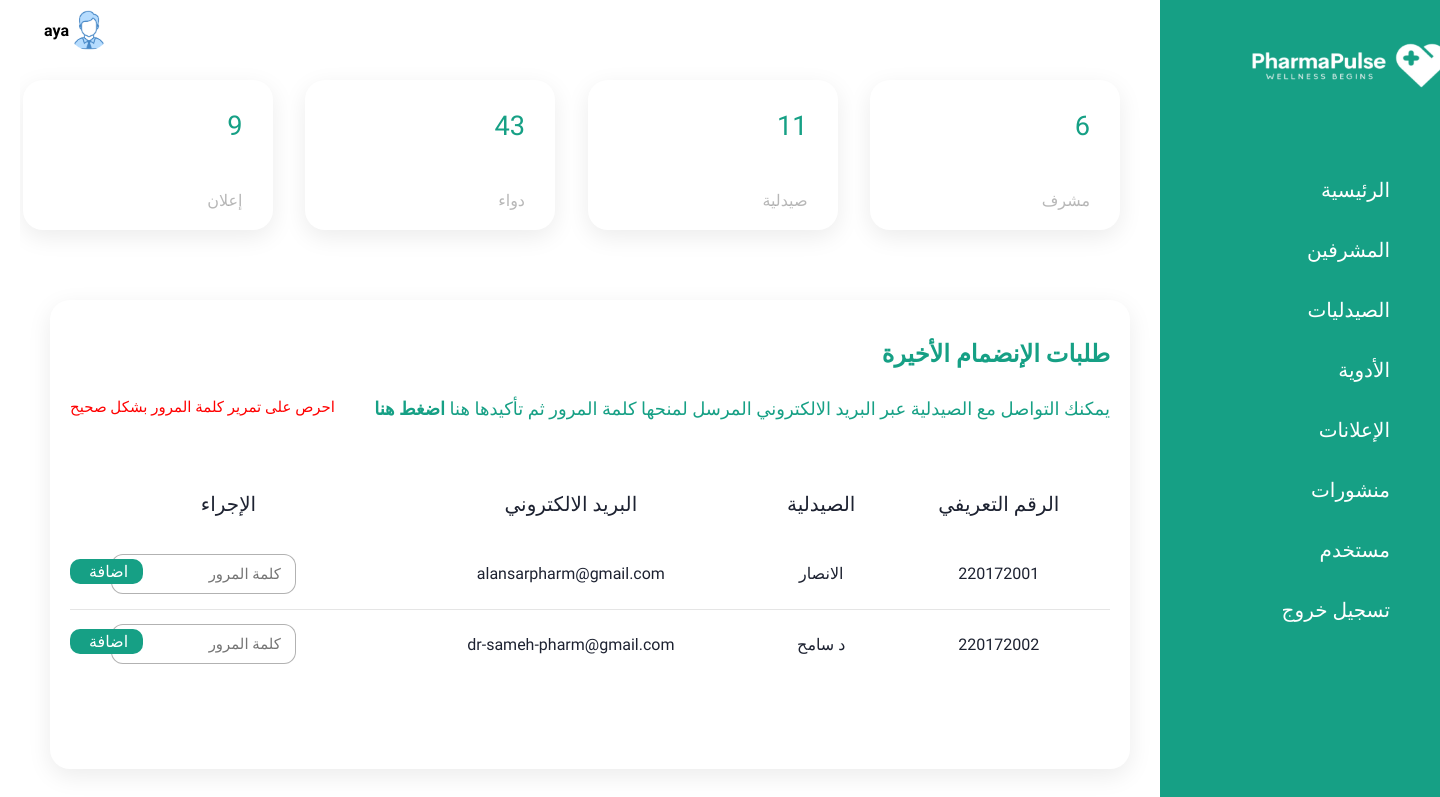
The app's page /admin/dashboard.php?id=1 (signed in) with its own data.
### tables this page shows
CREATE TABLE `tbl_pharmcy` (
  `id` varchar(10) NOT NULL,
  `full_name` varchar(150) NOT NULL,
  `address` varchar(170) NOT NULL,
  `featured` varchar(10) NOT NULL,
  `active` varchar(10) NOT NULL,
  `state` varchar(10) NOT NULL,
  `phone` varchar(10) NOT NULL,
  `email` text NOT NULL,
  `password1` varchar(255) NOT NULL,
  `location` text NOT NULL,
  `worktime` text NOT NULL
);

### admin/dashboard.php (the view, shortened to what this page needs)
<?php include('adminpanel.php'); ?>
<div class="main-content">
    <div class="topbar">
        <div class="toggle">
        </div>
        <div class="user-wrapper">
            <img src="../images/profile-img.png" width="40px" height="40px" alt="">
            <div>
                <h4><?php echo $_SESSION['user']; ?></h4>
            </div>
        </div>
    </div>
    <div class="cardBox">
        <div class="card">
            <div>
                <?php
                   $sql = "SELECT * FROM tbl_admin";
                   $res = mysqli_query($conn, $sql);
                   $count = mysqli_num_rows($res);
                ?>
                <div class="numbers"><?php echo  $count ?></div>
                <div class="cardName"> مشرف</div>
            </div>
        </div>
        <div class="card">
            <div>
                <?php
                    $sql2 = "SELECT * FROM tbl_pharmcy";
                    $res2 = mysqli_query($conn, $sql2);
                    $count2 = mysqli_num_rows($res2);
                ?>
                <div class="numbers"><?php echo  $count2 ?></div>
                <div class="cardName"> صيدلية</div>
            </div>
        </div>
        <div class="card">
            <div>
                <?php
                    $sql3 = "SELECT * FROM tbl_medi";
                    $res3 = mysqli_query($conn, $sql3);
                    $count3 = mysqli_num_rows($res3);
                ?>
                <div class="numbers"><?php echo  $count3 ?></div>
                <div class="cardName"> دواء</div>
            </div>
        </div>
        <div class="card">
            <div>
                <?php
                    $sql4 = "SELECT * FROM tbl_adv";
                    $res4 = mysqli_query($conn, $sql4);
                    $count4 = mysqli_num_rows($res4);
                ?>
                <div class="numbers"><?php echo  $count4 ?></div>
                <div class="cardName"> إعلان</div>
            </div>
        </div>
    </div>
    <div class="details">
        <div class="recentOrders">
            <div class="cardHeader">
                <h2> طلبات الإنضمام الأخيرة</h2>
            </div>
            <div class="cardHeader">
                <h4>يمكنك التواصل مع الصيدلية عبر البريد الالكتروني المرسل لمنحها كلمة المرور ثم تأكيدها هنا
                    <span> <a href="https://mail.google.com/" target="_blank"> اضغط هنا</a></span>
                </h4>
                <h4 style="color: red;" class="h4CardHeader">احرص على تمرير كلمة المرور بشكل صحيح  </h4>
            </div>
            <table>
                <thead>
                    <tr>
                        <td> الرقم التعريفي</td>
                        <td> الصيدلية</td>
                        <td> البريد الالكتروني</td>
                        <td> الإجراء</td>
                    </tr>
                </thead>
                <tbody>
                    <?php
                        $sql = "SELECT * FROM  tbl_pharmcy WHERE state ='إضافة'" ;
                        $res = mysqli_query($conn, $sql);
                        if ($res == true) {
                            $count = mysqli_num_rows($res);
                            if ($count > 0) {
                                while ($rows = mysqli_fetch_assoc($res)) {
                                    $id = $rows['id'];
                                    $full_name = $rows['full_name'];
                                    $email  = $rows['email'];
                    ?>
                    <tr>
                        <td><?php echo $id;?></td>
                        <td><?php echo $full_name;?> </td>
                        <td><?php echo $email;?> </td>
                        <td>
                            <form action="addPharmacy.php" method="POST" class="formAddPharmacy">
                                <input style=" border-radius: 12px;font-size: 0.93rem;text-transform: none;border:.1rem solid rgba(0,0,0,.3);" class="passInput" type="password" name="password"  placeholder=" كلمة المرور"   minlength="8" required>
                                <input type="submit" name="submit-add" value="اضافة " class="addBtn">
                            </form>
                        </td>
                    </tr>
                    <?php
                                 }
                            }
                        }
                    ?>
                </tbody>
            </table>
        </div>
    </div>

### CSS/AdminScreen.css (style rules this page uses)
:root { --main-color: #16a085 ; --color-dark: #1D2231; --text-grey: #8390A2; }
* { padding: 0; margin: 0; box-sizing: border-box; list-style-type: none; text-decoration: none; font-family: 'Amiri', serif; direction: rtl; }
body { min-height: 100vh; overflow-x: hidden; scroll-behavior: smooth; }
.main-content { margin-right: 300px; width: calc(100% - 300px); min-height: 100vh; transition: 0.5s; }
.main-content .topbar { display: flex; justify-content: space-between; width: 100%; height: 60px; align-items: center; padding: 1rem 1.5rem; }
.main-content .topbar .toggle { position: relative; width: 60px; height: 60px; display: flex; justify-content: center; align-items: center; font-size:1.7rem ; cursor: pointer; }
.main-content .topbar .user-wrapper { display: flex; align-items: center; overflow: hidden; }
.main-content .topbar .user-wrapper img { border-radius: 50%; margin-right: 1rem; }
.main-content .cardBox { position: relative; width: 100%; padding: 20px; display: grid; grid-template-columns: repeat(4, 1fr); grid-gap:30px; margin-right: 20px; }
.main-content .cardBox .card { position: relative; background: white; transition: all 0.5s; padding: 30px; border-radius: 20px; display: flex; justify-content: space-between; width: 250px; height: 150px; cursor: pointer; box-shadow: 0 7px 25px rgba(0, 0, 0, 0.08); }
.main-content .cardBox .card .numbers { position: relative; font-weight: 500; font-size: 1.7rem; color: var(--main-color); }
.main-content .cardBox .card .cardName { color:rgba(0, 0, 0, 0.281); font-size: 1rem; margin-top:5px ; position: absolute; bottom: 20px; }
.main-content .details { position: relative; width: 100%; padding: 30px; display: grid; grid-template-columns: 3fr ; grid-gap:20px; padding-top: 0px; margin-top: 50px; }
.main-content .details .recentOrders { position: relative; display: grid; min-height: 500px; background: white; padding: 20px; box-shadow: 0 7px 25px rgba(0, 0, 0, 0.08); border-radius: 20px; min-height: 250px; }
.main-content .details .recentOrders .cardHeader { display: flex; justify-content: space-between; align-items: flex-start; margin-bottom: 20px; }
.main-content .details .recentOrders .cardHeader h2 { font-weight: 600; color: var(--main-color); padding-top: 20px; }
.main-content .details .recentOrders .cardHeader a { font-weight: 600; color: var(--main-color); }
.main-content .details .recentOrders .cardHeader h4 { font-weight: 400; margin: 10px 0; font-size: 18px; color: var(--main-color); }
.main-content .details .recentOrders .cardHeader .h4CardHeader { font-size: 15px; }
.main-content .details .recentOrders table { width: 100%; border-collapse: collapse; margin-top: 20px; margin-bottom: 70px; }
.main-content .details .recentOrders table thead td { font-size: 20px; }
.main-content .details .recentOrders table tr { color: var(--color-dark); border-bottom: 1px solid rgba(0, 0, 0,0.1); position: relative; height: 70px; }
.main-content .details .recentOrders table tr:last-child { border-bottom: none; margin-bottom: 100px; }
.main-content .details .recentOrders table tr td { padding: 5px; text-align: center; }
.main-content .details .recentOrders .addBtn { font-size: 16px; position: absolute; top:20px; left:0; margin-bottom: 40px; padding: 3px 15px; cursor: pointer; background: var(--main-color); color: white; border-radius: 10px; border: none; }
.main-content .details .recentOrders table tr form .passInput { width: 60%; margin-left: -50px; padding: 10px; }

### records on screen
tbl_pharmcy: id "220172001", full_name "الانصار", email "alansarpharm@gmail.com"
tbl_pharmcy: id "220172002", full_name "د سامح", email "dr-sameh-pharm@gmail.com"

### other values on screen
$_SESSION['user'] "aya"
$count2 "11"
$count3 "43"
